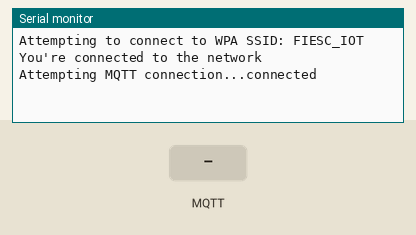
This sketch was run on a simulated Arduino Mega 2560, built with avr-gcc and run on an emulated ATmega2560. Shown: the last lines printed to the serial monitor. Inputs (shaded band) come from the test bench. WiFi joins after 1.5 s; servers stay silent unless stated; no MQTT or app messages arrive unless stated.

Above: at 2.7 s.
2.8 s: MQTT message "on" arrives on the first subscribed topic
At 4.0 s:
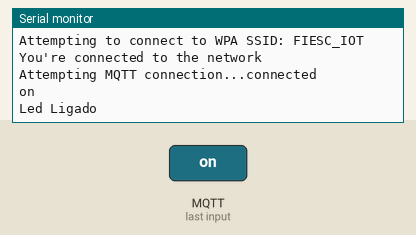
4.3 s: MQTT message "1" arrives on the first subscribed topic
At 5.4 s:
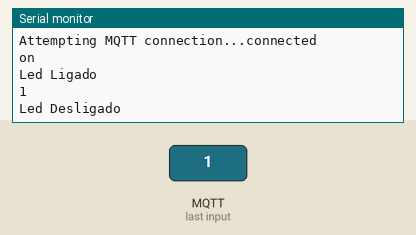
5.8 s: MQTT message "off" arrives on the first subscribed topic
At 6.7 s:
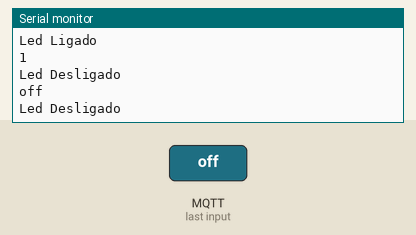

The sketch:

arduino_mqtt.ino
```cpp
#include <WiFiEsp.h> // Biblioteca
#include <WiFiEspClient.h>
#include <WiFiEspUdp.h>
#include "SoftwareSerial.h"
#include <PubSubClient.h>

#define LED 13

SoftwareSerial Serial1(2,3);

char server[] = "mqtt.tago.io";
char ssid[] = "FIESC_IOT";            // network SSID (nome)
char pass[] = "7FuhM4@Io9";        // network senha
int status = WL_IDLE_STATUS;
char payload_char[] = "";

// função Callback definida
void callback(char* topic, byte* payload, unsigned int length);

WiFiEspClient espClient;
PubSubClient client(server, 1883, callback, espClient);

void setup() {
  // put your setup code here, to run once:
  Serial.begin(9600);
  Serial1.begin(9600);
  WiFi.init(&Serial1);

  if (WiFi.status() == WL_NO_SHIELD) {
    Serial.println("WiFi shield not present");
    while(true);
  }

  // attempt to connect to WiFi network
  while ( status != WL_CONNECTED) {
    Serial.print("Attempting to connect to WPA SSID: ");
    Serial.println(ssid);
    // Connect to WPA/WPA2 network
    status = WiFi.begin(ssid, pass);
  }

  // you're connected now, so print out the data
  Serial.println("You're connected to the network");

  client.setServer(server, 1883);
  client.setCallback(callback);
}

void callback(char* topic, byte* payload, unsigned int length){
  payload[length] = '\0';
  String message = (char*)payload;
  Serial.println(message);
  if(message == "on") {
    digitalWrite(LED, HIGH);
    Serial.println("Led Ligado");
  }else{
    digitalWrite(LED, LOW);
    Serial.println("Led Desligado");
  }
}

void loop() {
  // put your main code here, to run repeatedly:
  if (!client.connected()) {
    reconnect();
  }
  client.loop();
  delay(100); //otherwise callback not work
}

void reconnect() {
  while(!client.connected()) {
    Serial.print("Attempting MQTT connection...");
    if (client.connect("Device_xxx","Default","xxx-xxx-xxx-xxx-xxx")) {
      Serial.println("connected");
      client.publish("esp32-publish","hello world");
      client.subscribe("test");
    } else {
      Serial.print("failed, rc=");
      Serial.print(client.state());
      Serial.println("Try again later");
      delay(5000);
    }
}
}
```

Measured:
- after the input at 2.8 s, the serial monitor: prints a new line after 0.06 s (image 1)
- after the input at 4.3 s, the serial monitor: prints a new line after 0.06 s (image 2)
- after the input at 5.8 s, the serial monitor: prints a new line after 0.06 s (image 3)
